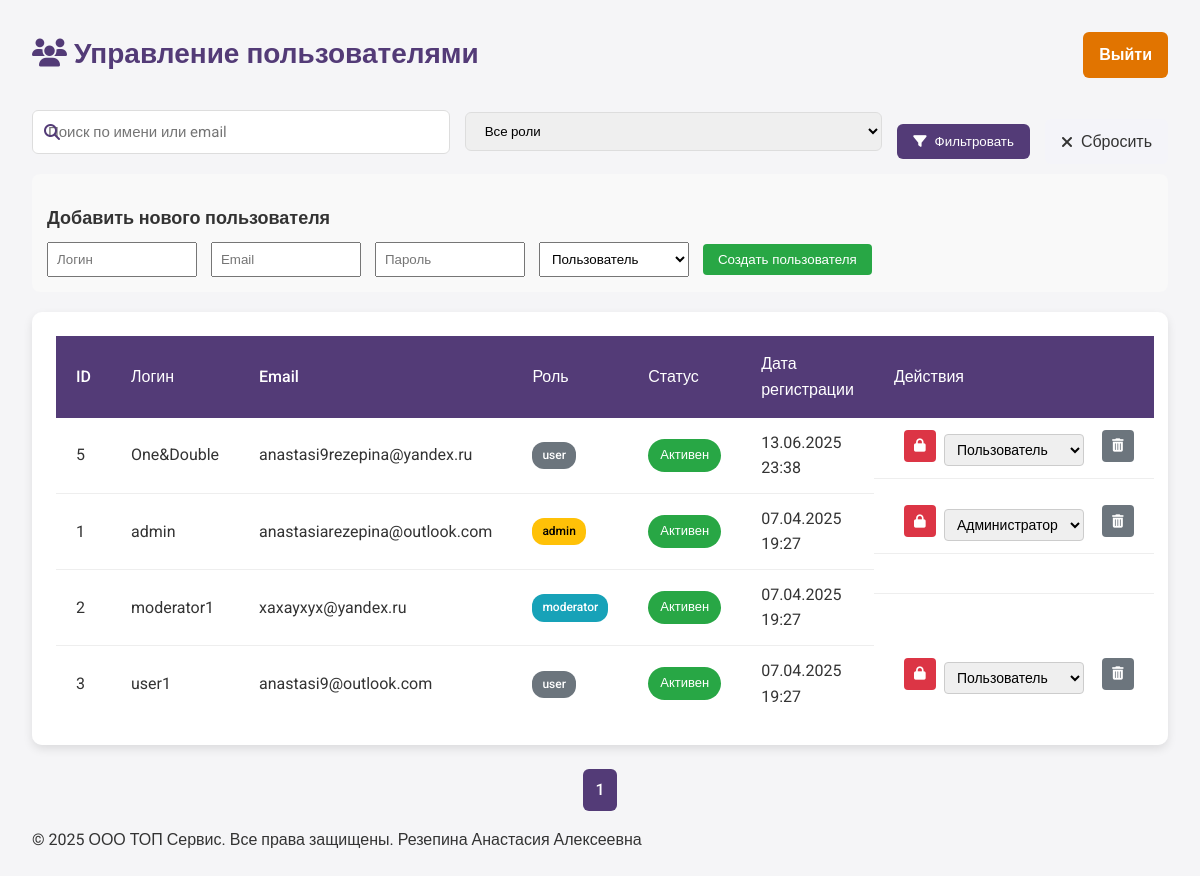
The app's page /assets/admin/user_management/list_users.php (signed in) with its own data.
### tables this page shows
CREATE TABLE `users` (
  `id` int NOT NULL,
  `username` varchar(50) NOT NULL,
  `password` varchar(255) NOT NULL,
  `email` varchar(100) NOT NULL,
  `role` enum('admin','moderator','user') DEFAULT 'user',
  `created_at` timestamp NULL DEFAULT CURRENT_TIMESTAMP,
  `is_banned` tinyint(1) DEFAULT '0',
  `updated_at` timestamp NULL DEFAULT CURRENT_TIMESTAMP ON UPDATE CURRENT_TIMESTAMP
);

### assets/admin/user_management/list_users.php (the view, shortened to what this page needs)
<?php
require_once '../../../includes/db_connect.php';
$page_heading = '<i class="fas fa-users"></i> Управление пользователями';
require_once __DIR__ . '../../includes/admin_header.php';
$conn->set_charset('utf8');
$per_page = 10;
$page = isset($_GET['page']) ? (int)$_GET['page'] : 1;
$offset = ($page - 1) * $per_page;
$search = isset($_GET['search']) ? $conn->real_escape_string($_GET['search']) : '';
$count_query = "SELECT COUNT(*) as total FROM users WHERE 1=1";
$count_result = $conn->query($count_query);
$total_users = $count_result->fetch_assoc()['total'];
$query = "SELECT id, username, email, role, is_banned, created_at FROM users WHERE 1=1";
$query .= " ORDER BY created_at DESC LIMIT $per_page OFFSET $offset";
$result = $conn->query($query);
$users = [];
if ($result->num_rows > 0) {
    while ($row = $result->fetch_assoc()) {
        $users[] = $row;
    }
}
?>
<form method="get" class="user-filter-form">
    <div class="form-group">
        <i class="fas fa-search"></i>
        <input type="text" name="search" value="<?= htmlspecialchars($search) ?>" placeholder="Поиск по имени или email">
    </div>
    <div class="form-group">
        <select name="role">
            <option value="">Все роли</option>
        </select>
    </div>
    <button type="submit" class="btn-filter">
        <i class="fas fa-filter"></i> Фильтровать
    </button>
    <a href="list_users.php" class="btn-reset">
        <i class="fas fa-times"></i> Сбросить
    </a>
</form>
<div class="add-user-form">
    <h2>Добавить нового пользователя</h2>
    <form method="post" action="<?= $_SERVER['PHP_SELF'] ?>">
        <input type="text" name="new_username" placeholder="Логин" required>
        <input type="email" name="new_email" placeholder="Email" required>
        <input type="password" name="new_password" placeholder="Пароль" required>
        <select name="new_role">
            <option value="user">Пользователь</option>
        </select>
        <button type="submit" name="create_user" class="btn-create">Создать пользователя</button>
    </form>
</div>
<div class="table-container">
    <table class="users-table">
        <thead>
            <tr>
                <th>ID</th>
                <th>Логин</th>
                <th>Email</th>
                <th>Роль</th>
                <th>Статус</th>
                <th>Дата регистрации</th>
                <th>Действия</th>
            </tr>
        </thead>
        <tbody>
            <?php foreach ($users as $user): ?>
            <tr>
                <td><?= $user['id'] ?></td>
                <td><?= htmlspecialchars($user['username']) ?></td>
                <td><?= htmlspecialchars($user['email']) ?></td>
                <td>
                    <span class="role-badge role-<?= $user['role'] ?>">
                        <?= $user['role'] ?>
                    </span>
                </td>
                <td>
                    <?php if ($user['is_banned']): ?>
                        <span class="status-badge status-banned">Заблокирован</span>
                    <?php else: ?>
                        <span class="status-badge status-active">Активен</span>
                    <?php endif; ?>
                </td>
                <td><?= date('d.m.Y H:i', strtotime($user['created_at'])) ?></td>
                <td class="actions">
                    <?php if ($user['id'] != $_SESSION['user_id']): ?>
                        <?php if ($user['is_banned']): ?>
                            <form method="post" class="action-form">
                                <input type="hidden" name="user_id" value="<?= $user['id'] ?>">
                                <button type="submit" name="action" value="unban" class="btn-action btn-unban">
                                    <i class="fas fa-unlock"></i>
                                </button>
                            </form>
                        <?php else: ?>
                            <form method="post" class="action-form">
                                <button type="submit" name="action" value="ban" class="btn-action btn-ban">
                                    <i class="fas fa-lock"></i>
                                </button>
                            </form>
                        <?php endif; ?>
                        <form method="post" class="action-form role-change-form">
                            <select name="new_role" onchange="this.form.submit()">
                                <option value="user" <?= $user['role'] === 'user' ? 'selected' : '' ?>>Пользователь</option>
                                <option value="admin" <?= $user['role'] === 'admin' ? 'selected' : '' ?>>Администратор</option>
                            </select>
                        </form>
                        <form method="post" class="action-form" onsubmit="return confirm('Вы уверены?')">
                            <button type="submit" name="action" value="delete" class="btn-action btn-delete">
                                <i class="fas fa-trash-alt"></i>
                            </button>
                        </form>
                    <?php endif; ?>
                </td>
            </tr>
            <?php endforeach; ?>
        </tbody>
    </table>
</div>
<div class="pagination">
    <?php
    $total_pages = ceil($total_users / $per_page);
    $query_params = [];
    ?>
    <?php
    for ($i = 1; $i <= $total_pages; $i++):
        $query_params['page'] = $i;
    ?>
        <a href="?<?= http_build_query($query_params) ?>" <?= $i === $page ? 'class="active"' : '' ?>>
            <?= $i ?>
        </a>
    <?php endfor; ?>
</div>
<?php
require_once __DIR__ . '../../includes/admin_footer.php';
?>

### assets/css/admin.css (style rules this page uses)
* { box-sizing: border-box; }
body { margin: 0; font-family: 'Roboto', sans-serif; background-color: #f4f4f9; color: #000000; }
.actions button { margin-left: 10px; padding: 5px 10px; border: none; border-radius: 4px; cursor: pointer; }
.btn-delete { background-color: #dc3545; color: white; }
.user-filter-form { display: flex; gap: 15px; align-items: center; flex-wrap: wrap; }
.user-filter-form .form-group { position: relative; flex: 1; min-width: 250px; }
.user-filter-form .form-group i { position: absolute; left: 12px; top: 50%; transform: translateY(-50%); color: #533b77; }
.user-filter-form input { width: 100%; padding: 10px 15px 10px 40px; border: 1px solid #ddd; border-radius: 6px; font-family: 'Roboto', sans-serif; }
.user-filter-form select { padding: 10px 15px; border: 1px solid #ddd; border-radius: 6px; font-family: 'Roboto', sans-serif; width: 100%; }
.btn-filter, .btn-reset { padding: 10px 16px; border: none; border-radius: 6px; cursor: pointer; font-weight: 500; display: flex; align-items: center; gap: 8px; }
.btn-filter { background-color: #533b77; color: white; }
.btn-reset { background-color: #f4f4f9; color: #333; text-decoration: none; }
.table-container { background-color: #ffffff; padding: 1.5rem; border-radius: 10px; box-shadow: 0 4px 10px rgba(0, 0, 0, 0.1); margin-bottom: 1.5rem; overflow-x: auto; }
.users-table { width: 100%; border-collapse: collapse; }
.users-table thead { background-color: #533b77; color: white; }
.users-table th { padding: 15px 20px; text-align: left; font-weight: 500; }
.users-table td { padding: 12px 20px; border-bottom: 1px solid #eee; color: #333; }
.users-table tr:last-child td { border-bottom: none; }
.role-badge { display: inline-block; padding: 4px 10px; border-radius: 12px; font-size: 12px; font-weight: 500; }
.role-admin { background-color: #ffc107; color: #000; }
.role-moderator { background-color: #17a2b8; color: white; }
.role-user { background-color: #6c757d; color: white; }
.status-badge { display: inline-block; padding: 4px 10px; border-radius: 12px; font-size: 12px; font-weight: 500; }
.status-active { background-color: #28a745; color: white; }
.actions { display: flex; gap: 8px; }
.action-form { margin: 0; }
.btn-action { width: 32px; height: 32px; border: none; border-radius: 50%; cursor: pointer; display: flex; align-items: center; justify-content: center; transition: all 0.2s ease; }
.btn-ban { background-color: #dc3545; color: white; }
.btn-delete { background-color: #6c757d; color: white; }
.pagination { display: flex; gap: 8px; justify-content: center; flex-wrap: wrap; }
.pagination a { padding: 8px 12px; border-radius: 6px; background-color: #f4f4f9; color: #333; text-decoration: none; transition: all 0.2s ease; }
.pagination .active { background-color: #533b77; color: white; font-weight: 500; }
.add-user-form { margin-bottom: 20px; padding: 15px; background-color: #f9f9f9; border-radius: 8px; }
.add-user-form h2 { font-size: 18px; margin-bottom: 10px; }
.add-user-form input, .add-user-form select { padding: 8px; margin-right: 10px; width: 150px; }
.add-user-form .btn-create { padding: 8px 15px; background-color: #28a745; color: white; border: none; cursor: pointer; border-radius: 4px; }
.role-change-form select { padding: 6px 8px; font-size: 14px; border-radius: 4px; border: 1px solid #ccc; margin-top: 4px; }
.status-badge { padding: 4px 8px; border-radius: 12px; font-size: 12px; font-weight: 500; color: white; }
.form-group { margin-bottom: 20px; }
.form-group input[type="text"], .form-group textarea { width: 100%; padding: 10px; border: 1px solid #ddd; border-radius: 4px; }
body { font-family: 'Roboto', sans-serif; background-color: #f5f5f7; color: #333; line-height: 1.6; }
.status-badge { padding: 6px 12px; border-radius: 20px; font-size: 13px; font-weight: 500; display: inline-block; }
.form-group input[type="text"], .form-group textarea { width: 100%; padding: 12px 15px; border: 1px solid #ddd; border-radius: 6px; font-family: 'Roboto', sans-serif; font-size: 15px; }

### records on screen
users: id "5", username "One&Double", email "anastasi9rezepina@yandex.ru", role "user", is_banned "Активен", created_at "13.06.2025 23:38", new_role "Пользователь"
users: id "1", username "admin", email "anastasiarezepina@outlook.com", role "admin", is_banned "Активен", created_at "07.04.2025 19:27", new_role "Администратор"
users: id "2", username "moderator1", email "xaxayxyx@yandex.ru", role "moderator", is_banned "Активен", created_at "07.04.2025 19:27"
users: id "3", username "user1", email "anastasi9@outlook.com", role "user", is_banned "Активен", created_at "07.04.2025 19:27", new_role "Пользователь"
